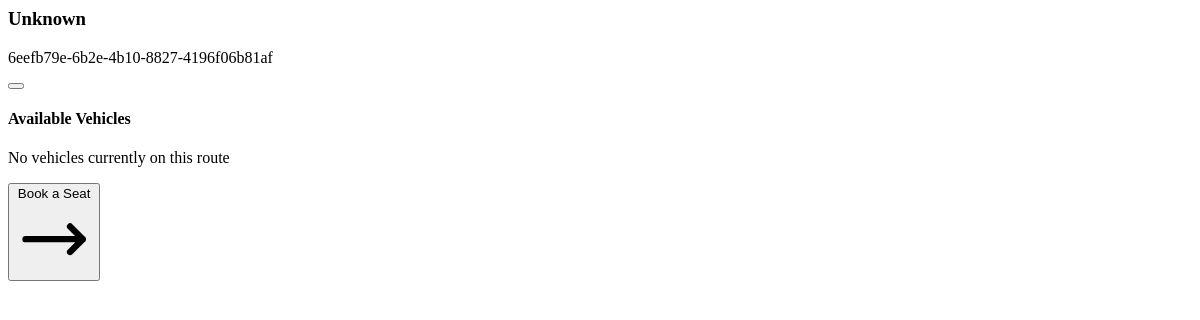
Before: /transport/route/6eefb79e-6b2e-4b10-8827-4196f06b81af (signed in) with the older database file.
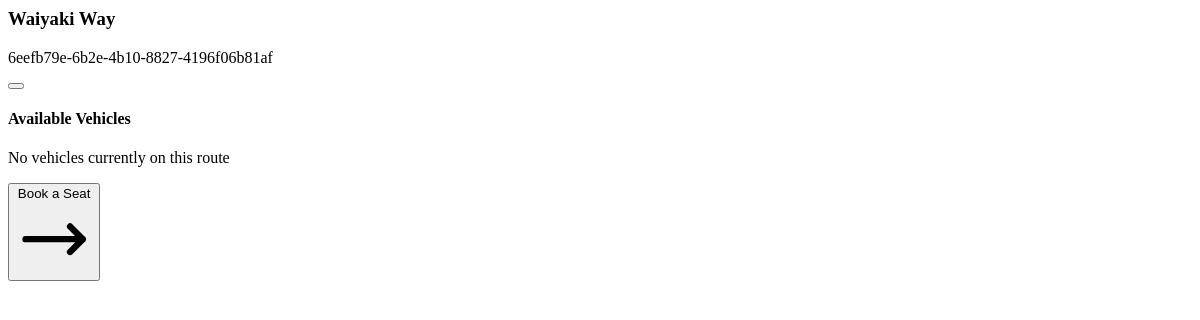
After: the same page with the newer database file.
### tables this page shows
CREATE TABLE transport_zones (
        id TEXT PRIMARY KEY,
        name TEXT NOT NULL,
        type TEXT NOT NULL, -- road, area, stage, junction
        location_scope TEXT,
        active BOOLEAN DEFAULT 1,
        created_at DATETIME DEFAULT CURRENT_TIMESTAMP
    );

### aos/api/routers/transport.py (the view)
@router.get("/route/{route_id}", response_class=HTMLResponse)
async def route_details(route_id: str, request: Request, current_user: dict = Depends(get_current_operator)):
    if not transport_state.module:
        return HTMLResponse("TransportModule not initialized", status_code=500)
    status = transport_state.module.get_route_status(route_id)
    return templates.TemplateResponse(
        "partials/transport_route_details.html",
        {
            "request": request,
            "route_status": status
        }
    )

### aos/api/templates/partials/transport_route_details.html (shortened to what this page needs)
<div
    class="bg-slate-900 border border-slate-700/50 w-full max-w-lg rounded-2xl shadow-2xl relative pointer-events-auto p-8 fade-in">
    <div class="flex items-center justify-between mb-8">
        <div>
            <h3 class="text-2xl font-bold text-slate-100">{{ route_status.route_name }}</h3>
            <p class="text-[10px] font-black text-blue-400 uppercase tracking-widest">{{ route_status.route_id }}</p>
        </div>
        <button class="text-slate-500 hover:text-white transition-colors"
            onclick="this.closest('#route-details-modal').innerHTML=''">
        </button>
    </div>
    <div class="space-y-6">
        <div>
            <h4 class="text-xs font-black text-slate-500 uppercase tracking-widest mb-4">Available Vehicles</h4>
            <div class="space-y-3">
                {% if route_status.vehicles %}
                {% for vehicle in route_status.vehicles %}
                <div
                    class="flex items-center justify-between p-4 bg-slate-950/50 rounded-xl border border-slate-800/50">
                    <div class="flex items-center space-x-3">
                        <div class="w-10 h-10 rounded-lg bg-slate-800 flex items-center justify-center">
                            <svg class="w-6 h-6 text-blue-400" fill="none" stroke="currentColor" viewBox="0 0 24 24">
                                <path stroke-linecap="round" stroke-linejoin="round" stroke-width="2"
                                    d="M8 7h12m0 0l-4-4m4 4l-4 4m0 6H4m0 0l4 4m-4-4l4-4"></path>
                            </svg>
                        </div>
                        <div>
                            <span class="block text-sm font-bold text-slate-200">{{ vehicle.plate }}</span>
                            <span class="text-[10px] text-slate-500 uppercase font-black">Matatu</span>
                        </div>
                    </div>
                    <span
                        class="px-3 py-1 bg-green-500/10 text-green-500 text-[10px] font-bold rounded-full border border-green-500/20">
                        {{ vehicle.status }}
                    </span>
                </div>
                {% endfor %}
                {% else %}
                <div class="text-center py-6 border-2 border-dashed border-slate-800 rounded-2xl">
                    <p class="text-slate-500 text-sm">No vehicles currently on this route</p>
                </div>
                {% endif %}
            </div>
        </div>
        <div class="pt-6 border-t border-slate-800/50">
            <button
                class="w-full py-4 bg-blue-600 hover:bg-blue-500 text-white font-bold rounded-xl shadow-lg shadow-blue-900/40 transition-all flex items-center justify-center space-x-2">
                <span>Book a Seat</span>
                <svg class="w-4 h-4" fill="none" stroke="currentColor" viewBox="0 0 24 24">
                    <path stroke-linecap="round" stroke-linejoin="round" stroke-width="2" d="M17 8l4 4m0 0l-4 4m4-4H3">
                    </path>
                </svg>
            </button>
        </div>
    </div>
</div>

Changed rows visible on the page:
added transport_zones: route_name "Waiyaki Way"
Other visible differences:
{{ route_status.route_name }}: "Unknown" → (not shown)
